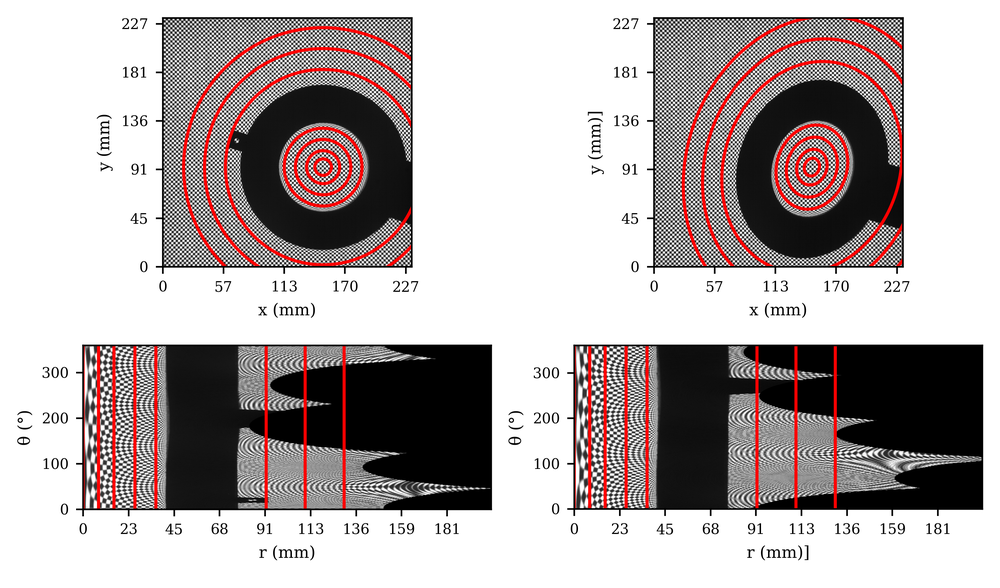
#> input picture examples/example_radii.png, 1000 x 588 px, shrunk from 2720 x 1600 before the run
$ python -i fourier_space.py   (imports and definitions only)
#> lines starting #> are read from the running program, lines starting #| are printed output that depends on the picture; after the words box and inside, x2 and y2 are one past the last pixel; in counts of white or black regions, pixels touching at a corner belong together
from scipy.fft import fft2, fftshift, fftfreq, ifft2
from skimage.measure import regionprops, label
import numpy as np

def wavenumber(size, calibration_factor=1, shifted=False):

    """
    Compute the wavenumber (spatial frequency) vector.
    Parameters:
        size (int): Length of the frequency vector
        calibration_factor (float): Scaling factor for frequency units (default=1)
        shifted (bool): Whether to center the frequencies (fftshift) (default=False)
    Returns:
        np.ndarray: 1D array of wavenumbers
    """
    frequencies = fftfreq(size, calibration_factor/(2*np.pi))
    return fftshift(frequencies) if shifted else frequencies


def wavenumber_meshgrid(shape, calibration_factor=1, shifted=False):
    """
    Create a 2D meshgrid of wavenumbers.

    Parameters:
        shape (tuple): Grid dimensions (rows, cols)
        calibration_factor (float): Scaling factor for frequency units (default=1)
        shifted (bool): Whether to center the frequencies (default=False)

    Returns:
        tuple: (kx, ky) meshgrid arrays in 'ij' indexing
    """
    k_rows = wavenumber(shape[0], calibration_factor, shifted)
    k_cols = wavenumber(shape[1], calibration_factor, shifted)
    return np.meshgrid(k_rows, k_cols, indexing='ij')


def remove_degeneracy(kx, ky, shape):
    """
    Remove Fourier space degeneracy at Nyquist frequencies.

    Parameters:
        kx (np.ndarray): Horizontal wavenumbers mesh
        ky (np.ndarray): Vertical wavenumbers mesh
        shape (tuple): Original array shape (rows, cols)

    Returns:
        None: Modifies input arrays in-place
    """
    if shape[1] % 2 == 0:
        kx[:, shape[1]//2+1] = 0  # Remove degeneracy at kx=Nx/2 leading to imaginary part.

    if shape[0] % 2 == 0:
        ky[shape[0]//2+1, :] = 0  # Remove degeneracy at ky=Ny/2 leading to imaginary part.


def pixel_to_wavenumber(image_shape, locations, calibration_factor=1):
    """
    Convert pixel coordinates to wavenumber values.

    Parameters:
        image_shape (tuple): Shape of the original image (rows, cols)
        locations (np.ndarray|tuple): Pixel coordinate(s) to convert
        calibration_factor (float): Scaling factor (default=1)

    Returns:
        np.ndarray: Corresponding wavenumber coordinates
    """
    k_space_rows = wavenumber(image_shape[0], calibration_factor, shifted=True)
    k_space_cols = wavenumber(image_shape[1], calibration_factor, shifted=True)

    if isinstance(locations[0], np.ndarray):
        return np.array([[k_space_rows[loc[0]], k_space_cols[loc[1]]] for loc in locations])
    else:
        return np.array([k_space_rows[locations[0]], k_space_cols[locations[1]]])


def integrate_in_fourier(gradient_x, gradient_y, calibration_factor=1):  # TODO: Agregar contribución lineal opcional.
    """
    Reconstruct a field from its gradients using Fourier integration.

    Parameters:
        gradient_x (np.ndarray): x-component of gradient field
        gradient_y (np.ndarray): y-component of gradient field
        calibration_factor (float): Scaling factor (default=1)

    Returns:
        np.ndarray: Reconstructed scalar field
    """
    ky, kx = wavenumber_meshgrid(gradient_x.shape, calibration_factor)  # TODO: Precalcular esto en FCD() con referencia.
    k2 = kx ** 2 + ky ** 2
    k2[0, 0] = 1

    remove_degeneracy(kx, ky, gradient_x.shape)

    gradient_x_hat, gradient_y_hat = fft2(gradient_x), fft2(gradient_y)
    integrated_hat = (-1.0j * kx * gradient_x_hat + -1.0j * ky * gradient_y_hat) / k2

    return np.real(ifft2(integrated_hat))


def find_peak_locations(image, threshold, no_peaks):
    """
    Detect brightest peaks in thresholded image.

    Parameters:
        image (np.ndarray): Input image
        threshold (float): Intensity threshold for peak detection
        no_peaks (int): Maximum number of peaks to return

    Returns:
        list: Coordinates of detected peaks [(row1, col1), ...]
    """
    blob_image = np.array(image > threshold)  # TODO: el np.array() no es necesario pero sino piensa que blob es tipo bool.

    # make the borders false
    blob_image[0] *= False
    blob_image[-1] *= False
    blob_image[..., 0] *= False
    blob_image[..., -1] *= False

    blob_data = regionprops(label(blob_image.astype(np.uint8)))

    def blob_max_pixel_intensity(blob):
        pixels_with_coords = [(image[tuple(c)], c) for c in blob.coords]
        return max(pixels_with_coords, key=lambda x: x[0])

    blobs_with_max_intensity_and_coord = [blob_max_pixel_intensity(blob) for blob in blob_data]
    sorted_blobs = sorted(blobs_with_max_intensity_and_coord, key=lambda x: x[0])
    return [peak[1] for peak in sorted_blobs[:no_peaks]]


def find_peaks(image):
    """
    Identify dominant frequency peaks in FFT spectrum.

    Parameters:
        image (np.ndarray): Input image

    Returns:
        tuple: Coordinates of (rightmost_peak, perpendicular_peak)
    """
    image_fft = fftshift(np.abs(fft2(image - np.mean(image))))

    def highpass_mask():
        ks_mesh_x, ks_mesh_y = wavenumber_meshgrid(image_fft.shape, shifted=True)
        kmin = 4 * np.pi / min(image.shape)
        return (ks_mesh_x**2 + ks_mesh_y**2) > kmin**2

    def angles(testing_peak):
        testing_peak_frequency = pixel_to_wavenumber(image_fft.shape, testing_peak)
        return abs(np.arctan2(*testing_peak_frequency))

    def dependendancy(testing_peak):
        first_peak_frequency = pixel_to_wavenumber(image_fft.shape, rightmost_peak)
        testing_peak_frequency = pixel_to_wavenumber(image_fft.shape, testing_peak)
        return abs(np.dot(first_peak_frequency, testing_peak_frequency))

    image_fft *= highpass_mask()
    threshold = 0.5 * np.max(image_fft)

    peak_locations = find_peak_locations(image_fft, threshold, 4)
    rightmost_peak = min(peak_locations, key=angles)
    perpendicular_peak = min(peak_locations, key=dependendancy)

    return rightmost_peak, perpendicular_peak

>>> import cv2
>>> picture = cv2.imread('../examples/example_radii.png', cv2.IMREAD_GRAYSCALE)
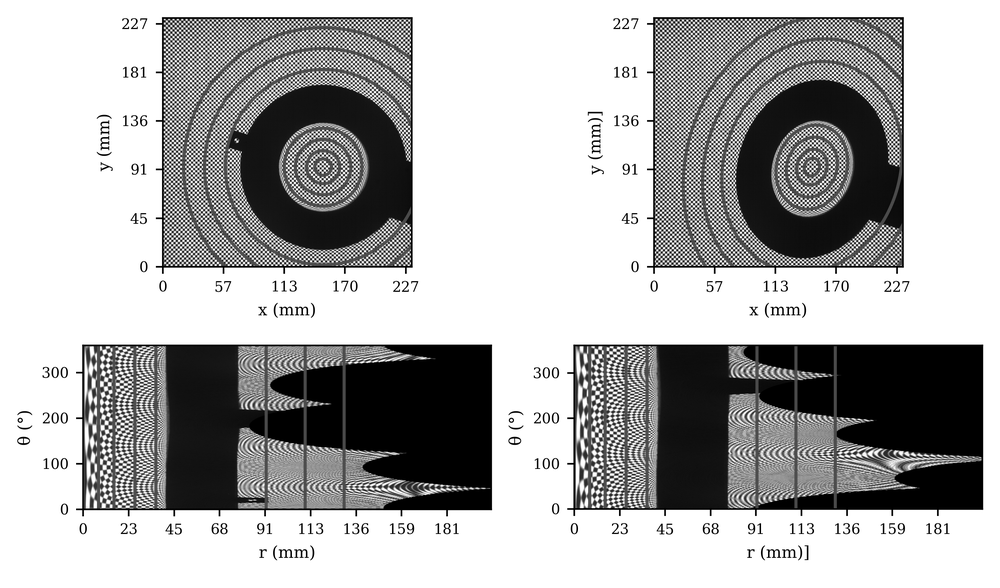
#> picture: shape (588, 1000); min 0, max 255, mean 176
>>> result = find_peaks(picture)
#> in find_peaks, `image_fft *= highpass_mask()`: image_fft: shape (588, 1000) float64; min 0, max 7287442.9, mean 19585.8
#> in find_peaks, `threshold = 0.5 * np.max(image_fft)`: threshold = 3643721.5
#> in find_peak_locations, `blob_image = np.array(image > threshold)`:
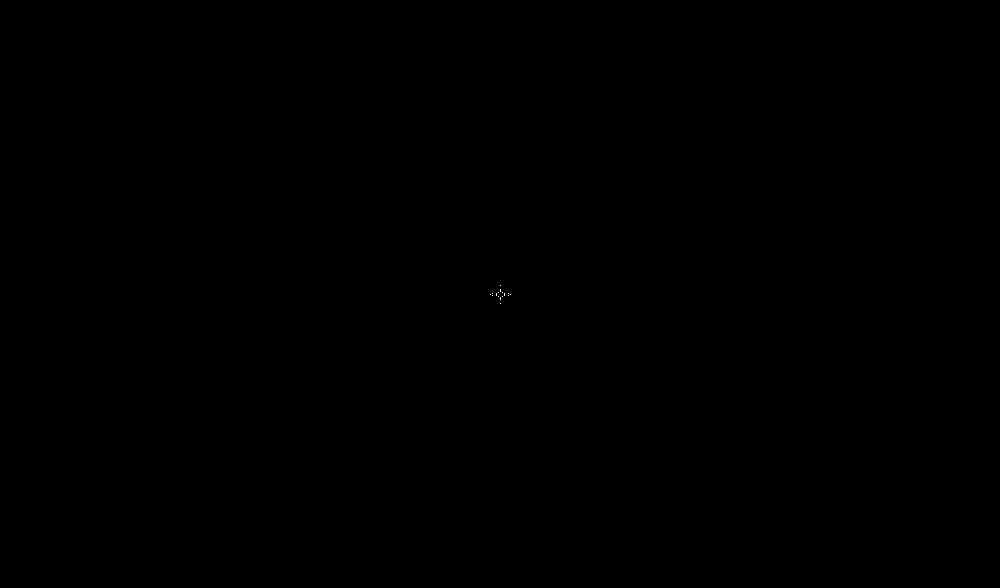
#> blob_image: shape (588, 1000) bool; 0% white in thin lines or dots, all inside (x1, y1, x2, y2) = (490, 285, 511, 304)
#> in find_peak_locations, `blob_data = regionprops(label(blob_image.astype(np.uint8)))`: blob_data = 16 regions; largest, box (x1, y1, x2, y2) and area: (500, 289, 501, 292) 3, (496, 293, 497, 296) 3, (504, 293, 505, 296) 3, (500, 297, 501, 300) 3, (500, 285, 501, 286) 1
#> in find_peak_locations, `blobs_with_max_intensity_and_coord = [blob_max_pixel_intensity(blob) f..`: blobs_with_max_intensity_and_coord = 16 items, first 6: (3857059.9, [285, 500]), (7287442.9, [291, 500]), (5466609.8, [292, 498]), (4931960.3, [292, 502]), (3856013.3, [293, 492]), (6633055.4, [295, 496])
#> in find_peak_locations, `sorted_blobs = sorted(blobs_with_max_intensity_and_coord, key=lambda x..`: sorted_blobs = 16 items, first 6: (3685913.5, [293, 508]), (3685913.5, [295, 492]), (3765548.4, [294, 490]), (3765548.4, [294, 510]), (3856013.3, [293, 492]), (3856013.3, [295, 508])
#> in find_peaks, `peak_locations = find_peak_locations(image_fft, threshold, 4)`: peak_locations = [[293, 508], [295, 492], [294, 490], [294, 510]]
#> in angles, `testing_peak_frequency = pixel_to_wavenumber(image_fft.shape, testing_..`: testing_peak_frequency = [-0.0107, 0.0503]
#> in find_peaks, `rightmost_peak = min(peak_locations, key=angles)`: rightmost_peak = [294, 510]
#> in dependendancy, `first_peak_frequency = pixel_to_wavenumber(image_fft.shape, rightmost_..`: first_peak_frequency = [0, 0.0628]
#> in dependendancy, `testing_peak_frequency = pixel_to_wavenumber(image_fft.shape, testing_..`: testing_peak_frequency = [-0.0107, 0.0503]
#> in find_peaks, `perpendicular_peak = min(peak_locations, key=dependendancy)`: perpendicular_peak = [293, 508]
#> result = ([294, 510], [293, 508])

$ run again, on examples/example_validation.png
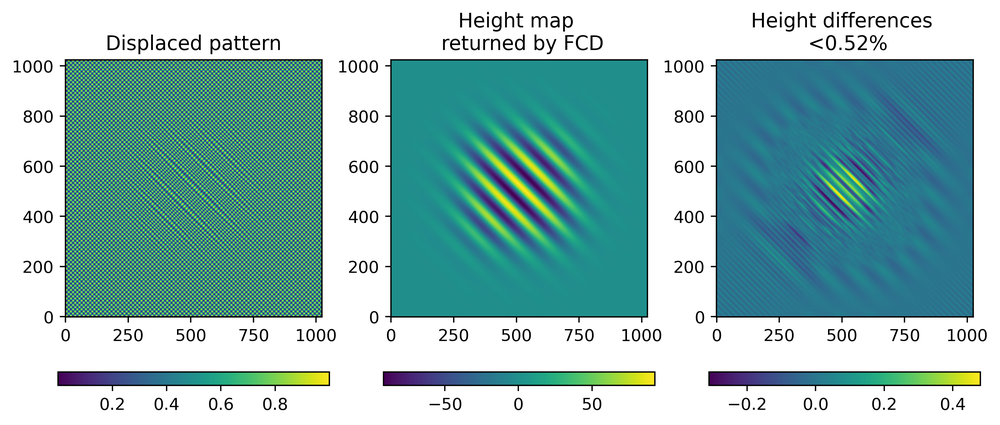
#> input picture examples/example_validation.png, 1000 x 425 px, shrunk from 3361 x 1427 before the run
#> `picture = cv2.imread('../examples/example_radii.png', cv2.IMREAD_GRAYS..`:
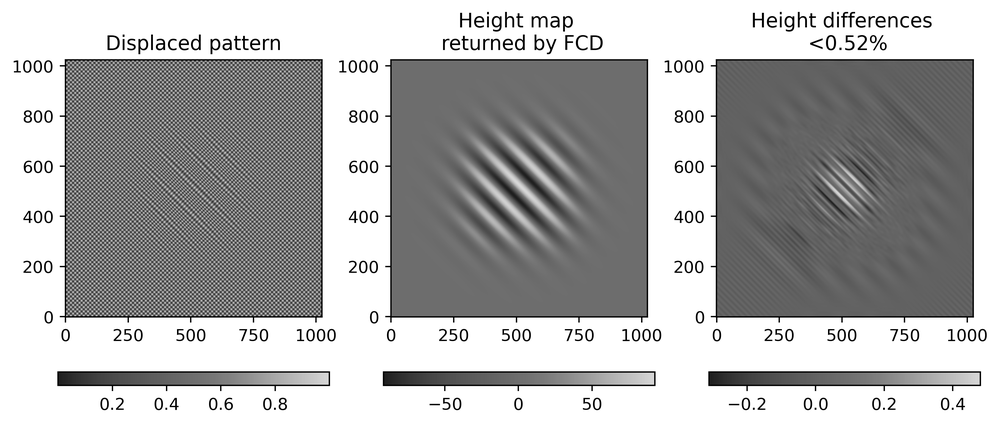
#> picture: shape (425, 1000); min 0, max 255, mean 175.1
#> threshold = 2911119.1
#> blob_image: shape (425, 1000) bool; 0% white in thin lines or dots, all inside (x1, y1, x2, y2) = (491, 208, 510, 217)
#> blob_data = 6 regions; box (x1, y1, x2, y2) and area: (500, 208, 501, 210) 2, (500, 215, 501, 217) 2, (491, 212, 492, 213) 1, (494, 212, 495, 213) 1, (506, 212, 507, 213) 1, (509, 212, 510, 213) 1
#> blobs_with_max_intensity_and_coord = [(4088258.6, [208, 500]), (3152475.9, [212, 491]), (5822238.2, [212, 494]), (5822238.2, [212, 506]), (3152475.9, [212, 509]), (4088258.6, [216, 500])]
#> sorted_blobs = [(3152475.9, [212, 491]), (3152475.9, [212, 509]), (4088258.6, [208, 500]), (4088258.6, [216, 500]), (5822238.2, [212, 494]), (5822238.2, [212, 506])]
#> peak_locations = [[212, 491], [212, 509], [208, 500], [216, 500]]
#> in angles, `testing_peak_frequency = pixel_to_wavenumber(image_fft.shape, testing_..`: testing_peak_frequency = [0, -0.0565]
#> rightmost_peak = [212, 509]
#> first_peak_frequency = [0, 0.0565]
#> in dependendancy, `testing_peak_frequency = pixel_to_wavenumber(image_fft.shape, testing_..`: testing_peak_frequency = [0, -0.0565]
#> perpendicular_peak = [208, 500]
#> result = ([212, 509], [208, 500])
